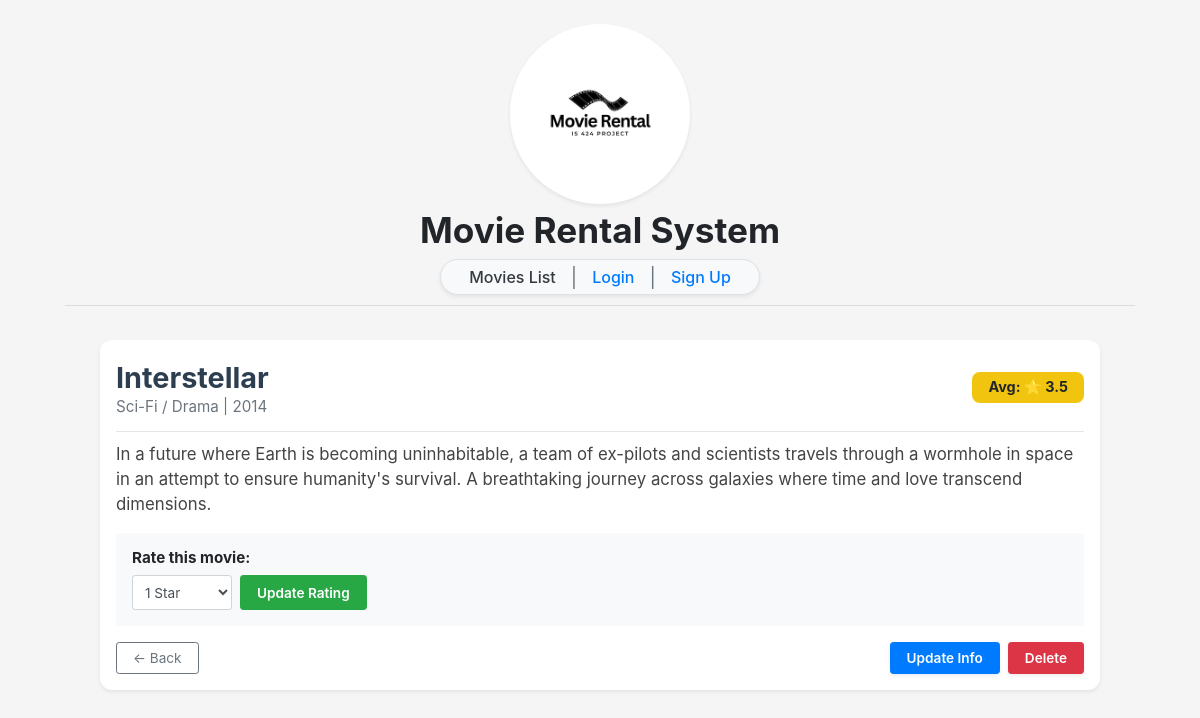
/movies/1/, run on the app's committed database.
### movies/models.py (models this page shows, shortened)
class Movie(models.Model):
    title = models.CharField(max_length=200)
    genre = models.CharField(max_length=100)
    release_year = models.IntegerField()
    description = models.TextField()
    def get_avg_rating(self):
        avg = self.rating_set.aggregate(models.Avg('rating'))['rating__avg']
        return round(avg, 1) if avg else 0.0

### movies/views.py (the view, shortened to what this page needs)
# urls.py: path('<int:movie_id>/', views.movie_detail, name='movie_detail'),
def movie_detail(request, movie_id):
    movie = get_object_or_404(Movie, id=movie_id)
    avg_data = Rating.objects.filter(movie=movie).aggregate(Avg('rating'))
    average_rating = avg_data['rating__avg'] or 0
    user_rating = None
    if request.user.is_authenticated:
        user_rating = Rating.objects.filter(movie=movie, user=request.user).first()
    return render(request, 'movie_detail.html', {
        'movie': movie,
        'average_rating': round(average_rating, 1),
        'user_rating': user_rating
    })

### templates/movie_detail.html (shortened to what this page needs)
{% extends "layout.html" %}
{% block body %}
<div class="container mt-1">
    <div class="card shadow-sm p-3 mx-auto border-0" style="max-width: 1000px; border-radius: 12px; background-color: #fff;">
        <div class="d-flex justify-content-between align-items-center mb-1">
            <div>
                <h2 class="font-weight-bold mb-0" style="font-size: 1.8rem; color: #2c3e50;">{{ movie.title }}</h2>
                <p class="text-muted mb-0" style="font-size: 0.95rem;">{{ movie.genre }} | {{ movie.release_year }}</p>
            </div>
            <div class="badge badge-warning px-3 py-2" style="font-size: 0.9rem; border-radius: 8px; background-color: #f1c40f;">
                Avg: ⭐ <span class="font-weight-bold">{{ movie.get_avg_rating }}</span>
            </div>
        </div>
        <hr style="margin-top: 8px; margin-bottom: 10px;">
        <div class="movie-description mb-3">
            <p class="mb-0" style="font-size: 1.05rem; line-height: 1.5; color: #444;">
                {{ movie.description }}
            </p>
        </div>
        <div class="rating-section p-3 bg-light rounded mb-3">
            <h6 class="font-weight-bold mb-2" style="font-size: 0.95rem;">Rate this movie:</h6>
            <form method="POST" class="form-inline">
                <select name="rating" class="form-control form-control-sm mr-2" style="font-size: 0.85rem; height: 35px; width: 100px;">
                    <option value="1">1 Star</option>
                </select>
                <button type="submit" class="btn btn-success btn-sm px-3" style="font-weight: 600; font-size: 0.85rem; height: 35px;">
                    Update Rating
                </button>
            </form>
        </div>
        <div class="d-flex justify-content-between align-items-center">
            <a href="{% url 'movies_list' %}" class="btn btn-outline-secondary btn-sm px-3" style="font-size: 0.85rem; height: 32px; line-height: 22px;">
               ← Back
            </a>
            <div class="d-flex">
                <a href="{% url 'update_movie' movie.id %}" class="btn btn-primary btn-sm px-3 shadow-sm mr-2" style="font-weight: 600; color: #fff; font-size: 0.85rem; height: 32px; line-height: 22px;">
                    Update Info
                </a>
                <a href="{% url 'delete_movie' movie.id %}" class="btn btn-danger btn-sm px-3 shadow-sm" style="font-weight: 600; font-size: 0.85rem; height: 32px; line-height: 22px;">
                    Delete
                </a>
            </div>
        </div>
    </div>
</div>
{% endblock %}

### static/styles.css (style rules this page uses)
body { background-color: whitesmoke; }

### templates/layout.html (style rules this page uses)
hr { margin-top: 10px; margin-bottom: 10px; }
h2 { margin-top: 5px !important; margin-bottom: 5px !important; }

### data on the page
Movie: title "Interstellar", genre "Sci-Fi / Drama", release_year "2014", get_avg_rating "3.5", description "In a future where Earth is becoming uninhabitable, a team of ex-pilots and scientists travels through a wormhole in space in an attempt to ensure humanity's survival. A breathtaking journey across galaxies where time and love transcend dimensions."
